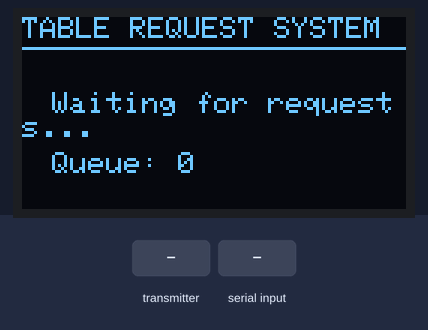
This sketch was run on a simulated ESP32. Parts: 128×64 one-colour display. The inputs (shaded band) are chosen by the test bench. What the sketch prints to the serial monitor is not drawn.

Above: at 1.2 s.
1.3 s: the transmitter starts sending table_id = 0
At 1.7 s:
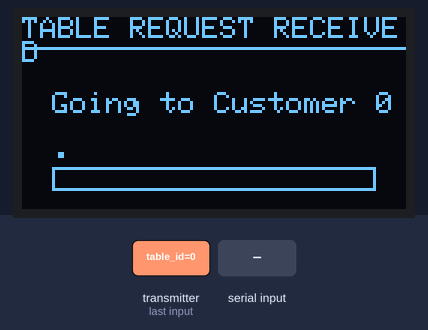
At 3.3 s:
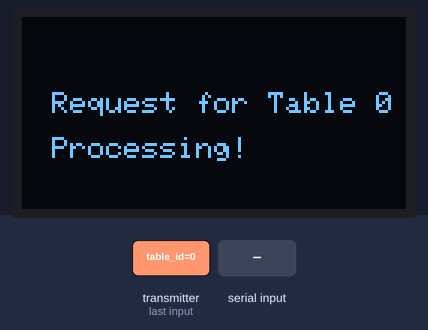
3.8 s: "clear\n" received over Serial
At 4.64 s:
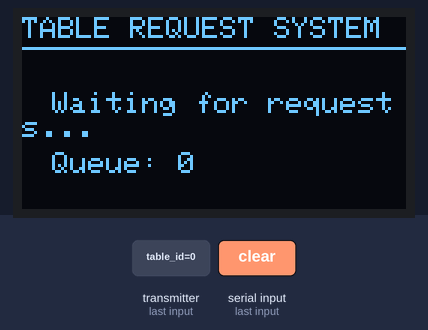
Timing chart, 0 to 6.8 s (numbered marks = the images above; inputs shaded):
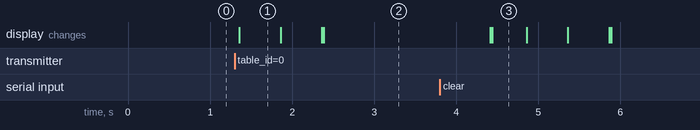

Measured:
- after the input at 1.3 s, the display: changes after 0.06 s (image 1)
- after the input at 3.8 s, the display: first differs from a run without the input after 0.64 s (image 3)
- what the display in image 1 shows lasts 0.5 s, from 1.4 s to 1.9 s
- what the display in image 3 shows lasts 0.5 s, from 4.4 s to 4.9 s

The sketch:

receiver.ino
```cpp
#include <esp_now.h>
#include <WiFi.h>
#include <Wire.h>
#include <Adafruit_GFX.h>
#include <Adafruit_SSD1306.h>
#include <queue>


#define SCREEN_WIDTH 128
#define SCREEN_HEIGHT 64
#define OLED_RESET -1
#define OLED_ADDRESS 0x3C


#define ANIMATION_FRAMES 3
#define ANIMATION_SPEED 500
#define MESSAGE_DISPLAY_TIME 2000


typedef struct {
    int table_id;
} TableMessage;


std::queue<int> requestQueue;
bool processingRequest = false;
unsigned long lastAnimationUpdate = 0;
int currentAnimationFrame = 0;
int currentTableID = 0;


Adafruit_SSD1306 display(SCREEN_WIDTH, SCREEN_HEIGHT, &Wire, OLED_RESET);


void processNextRequest() {
  if (requestQueue.empty()) {
    processingRequest = false;
    displayIdleScreen();
    return;
  }


  currentTableID = requestQueue.front();
  requestQueue.pop();


  processingRequest = true;
  currentAnimationFrame = 0;
  lastAnimationUpdate = millis();


  updateLoadingAnimation();
}


void updateLoadingAnimation() {
  display.clearDisplay();
  display.setTextSize(1);
  display.setTextColor(WHITE);


  display.setCursor(0, 0);
  display.println("TABLE REQUEST RECEIVED");
  display.drawLine(0, 10, SCREEN_WIDTH-1, 10, WHITE);


  display.setCursor(10, 25);
  display.print("Going to Customer ");
  display.print(currentTableID);


  display.setCursor(10, 40);
  for (int i = 0; i < currentAnimationFrame + 1; i++) {
    display.print(".");
  }


  int progressWidth = map(currentAnimationFrame, 0, ANIMATION_FRAMES-1, 0, SCREEN_WIDTH-20);
  display.drawRect(10, 50, SCREEN_WIDTH-20, 8, WHITE);
  display.fillRect(10, 50, progressWidth, 8, WHITE);

  display.display();


  currentAnimationFrame = (currentAnimationFrame + 1) % ANIMATION_FRAMES;


  if (currentAnimationFrame == 0) {

    display.clearDisplay();
    display.setCursor(10, 25);
    display.print("Request for Table ");
    display.print(currentTableID);
    display.setCursor(10, 40);
    display.print("Processing!");
    display.display();

    delay(MESSAGE_DISPLAY_TIME);


    processNextRequest();
  }
}


void displayIdleScreen() {
  display.clearDisplay();
  display.setTextSize(1);
  display.setTextColor(WHITE);

  display.setCursor(0, 0);
  display.println("TABLE REQUEST SYSTEM");
  display.drawLine(0, 10, SCREEN_WIDTH-1, 10, WHITE);

  display.setCursor(10, 25);
  display.println("Waiting for requests...");


  display.setCursor(10, 45);
  display.print("Queue: ");
  display.print(requestQueue.size());

  display.display();
}


void onDataRecv(const esp_now_recv_info_t *recvInfo, const uint8_t *incomingData, int len) {

  char macStr[18];
  snprintf(macStr, sizeof(macStr), "%02x:%02x:%02x:%02x:%02x:%02x",
           recvInfo->src_addr[0], recvInfo->src_addr[1], recvInfo->src_addr[2],
           recvInfo->src_addr[3], recvInfo->src_addr[4], recvInfo->src_addr[5]);

  Serial.print("Received from: ");
  Serial.println(macStr);

  if (len == sizeof(TableMessage)) {
    TableMessage message;
    memcpy(&message, incomingData, sizeof(message));

    Serial.print("Table ID: ");
    Serial.println(message.table_id);


    requestQueue.push(message.table_id);


    if (!processingRequest) {
      processNextRequest();
    }
  } else {
    Serial.println("Received invalid data size");
  }
}

void setup() {
  Serial.begin(115200);
  while (!Serial) {
    ;
  }


  if (!display.begin(SSD1306_SWITCHCAPVCC, OLED_ADDRESS)) {
    Serial.println("OLED initialization failed!");
    while (1);
  }
  display.clearDisplay();


  WiFi.mode(WIFI_STA);


  Serial.print("Receiver MAC Address: ");
  Serial.println(WiFi.macAddress());


  if (esp_now_init() != ESP_OK) {
    Serial.println("Error initializing ESP-NOW");
    ESP.restart();
    return;
  }


  esp_now_register_recv_cb(onDataRecv);

  Serial.println("Receiver hub initialized and ready!");
  displayIdleScreen();
}

void loop() {

  if (processingRequest) {
    unsigned long currentTime = millis();
    if (currentTime - lastAnimationUpdate > ANIMATION_SPEED) {
      lastAnimationUpdate = currentTime;
      updateLoadingAnimation();
    }
  }


  if (Serial.available() > 0) {
    String command = Serial.readStringUntil('\n');
    command.trim();

    if (command.startsWith("test")) {
      int testTable = 0;
      if (command.length() > 5) {
        testTable = command.substring(5).toInt();
      } else {
        testTable = 99;
      }

      Serial.println("Adding test request for Table " + String(testTable));
      requestQueue.push(testTable);

      if (!processingRequest) {
        processNextRequest();
      }
    } else if (command == "status") {
      Serial.println("Queue size: " + String(requestQueue.size()));
      Serial.println("Processing: " + String(processingRequest ? "Yes" : "No"));
    } else if (command == "clear") {

      while (!requestQueue.empty()) {
        requestQueue.pop();
      }
      processingRequest = false;
      displayIdleScreen();
      Serial.println("Queue cleared");
    }
  }


  delay(10);
}
```
